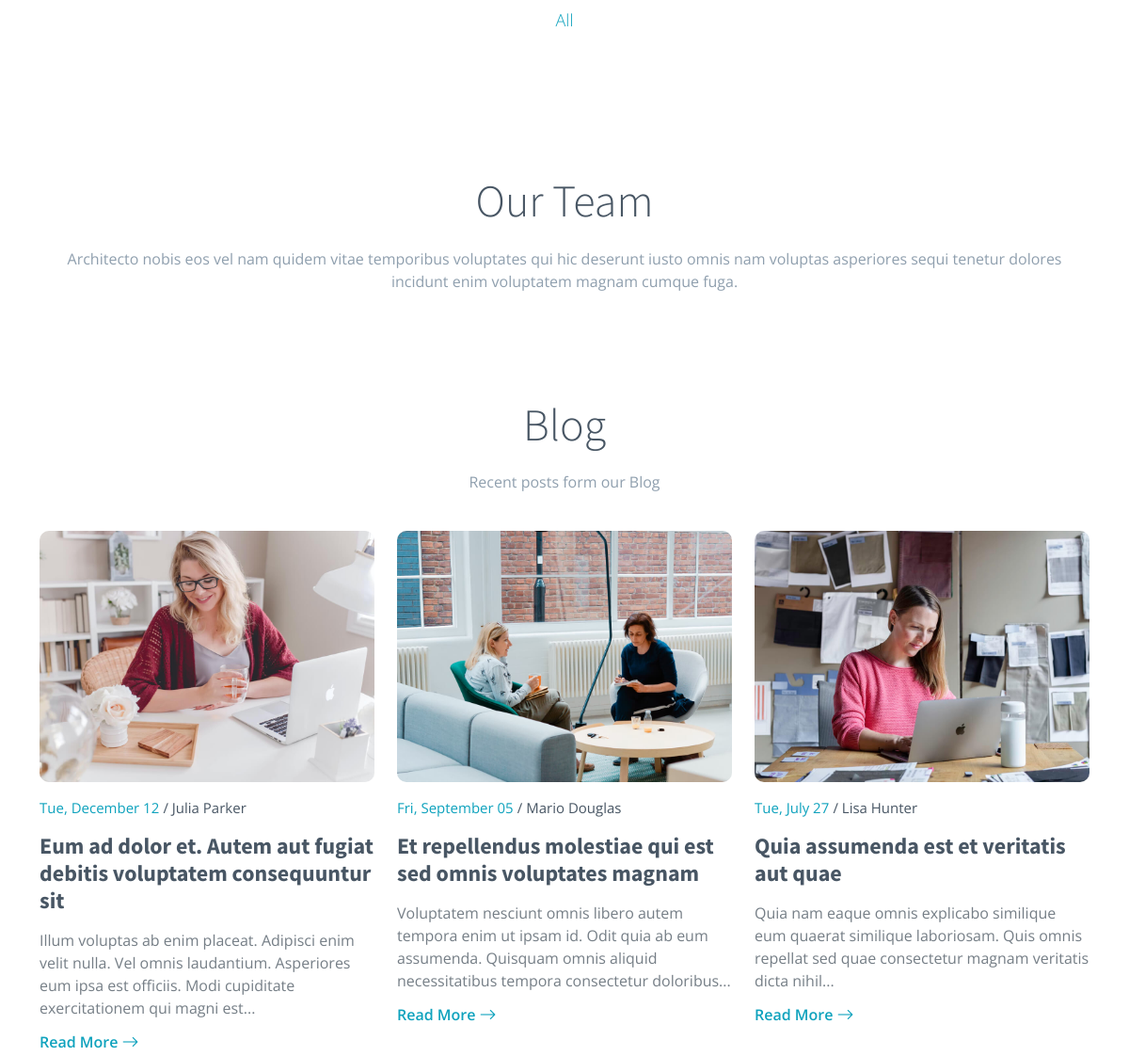
Before: / (middle part) with the older database file.
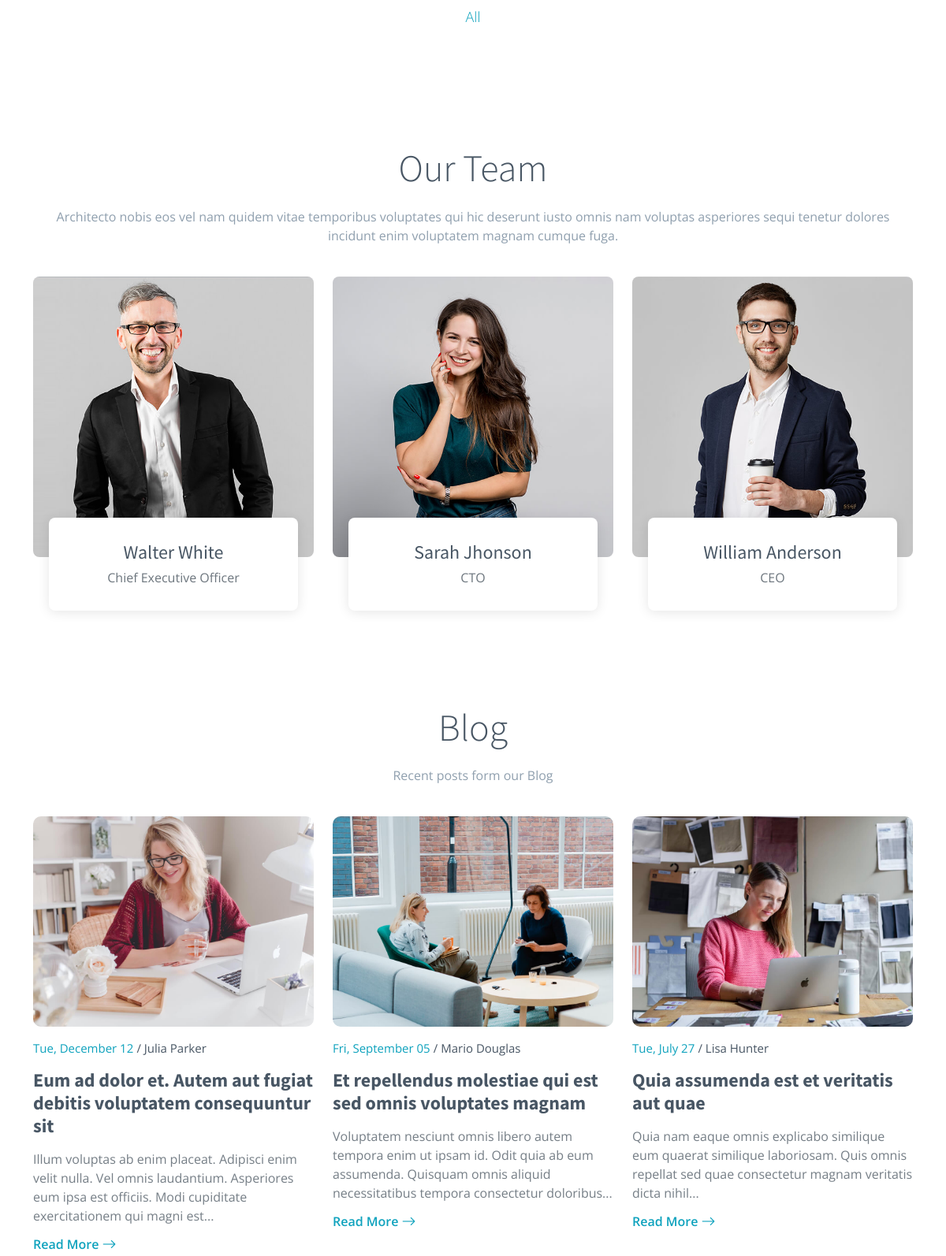
After: the same page with the newer database file.
### models.py (models this page shows)
class Teams(db.Model):
    Id=db.Column(db.Integer, primary_key=True, autoincrement=True)
    Name=db.Column(db.String(50))
    Profession=db.Column(db.String(50))
    Image=db.Column(db.String(100))
    TwitterAdress=db.Column(db.String(50))
    FacebookAdress=db.Column(db.String(50))
    InstagramAdress=db.Column(db.String(50))
    LinkedinAdress=db.Column(db.String(50))
    Order=db.Column(db.Integer)
    IsActive=db.Column(db.Boolean)
    images=db.relationship('TeamImages', backref='team_images', lazy=True)

### peoples/routes.py (the view)
@peoples_bp.route('/', methods=['GET','POST'])
def peoples_index():
    from run import db
    from models import Messages, NavLinks,Teams,Portfolio,PortfolioCategory,Clients,FeaturedServices,Services,Pricing,PricingOptions
    from admin.forms import MessageForm
    messageForm=MessageForm()
    navlinks=NavLinks.query.all()
    teams=Teams.query.filter_by(IsActive=True).order_by(Teams.Order)
    portfolios=Portfolio.query.all()
    categories=PortfolioCategory.query.all()
    clients=Clients.query.all()
    featuredservices=FeaturedServices.query.all()
    services=Services.query.all()
    pricings=Pricing.query.all()
    pricingoptions=PricingOptions.query.all()
    return render_template('peoples/index.html',messageForm=messageForm, navlinks=navlinks, teams=teams,portfolios=portfolios,categories=categories,PortfolioCategory=PortfolioCategory,clients=clients,featuredservices=featuredservices,services=services,pricings=pricings,PricingOptions=PricingOptions)

### peoples/templates/peoples/index.html (shortened to what this page needs)
<!DOCTYPE html>
<html lang="en">
<head>
  <link href="./peoples/static/assets/vendor/bootstrap/css/bootstrap.min.css" rel="stylesheet">
  <link href="./peoples/static/assets/vendor/bootstrap-icons/bootstrap-icons.css" rel="stylesheet">
  <link href="./peoples/static/assets/vendor/aos/aos.css" rel="stylesheet">
  <link href="./peoples/static/assets/vendor/glightbox/css/glightbox.min.css" rel="stylesheet">
  <link href="./peoples/static/assets/vendor/swiper/swiper-bundle.min.css" rel="stylesheet">
  <link href="./peoples/static/assets/css/variables.css" rel="stylesheet">
  <link href="./peoples/static/assets/css/main.css" rel="stylesheet">
</head>
<body>
  <main id="main">
    <section id="portfolio" class="portfolio" data-aos="fade-up">
      <div class="container">
        <div class="section-header">
        </div>
      </div>
      <div class="container-fluid" data-aos="fade-up" data-aos-delay="200">
        <div class="portfolio-isotope" data-portfolio-filter="*" data-portfolio-layout="masonry" data-portfolio-sort="original-order">
          <ul class="portfolio-flters">
            <li data-filter="*" class="filter-active">All</li>
          </ul>
        </div>
      </div>
    </section>
    <section id="team" class="team">
      <div class="container" data-aos="fade-up">
        <div class="section-header">
          <h2>Our Team</h2>
          <p>Architecto nobis eos vel nam quidem vitae temporibus voluptates qui hic deserunt iusto omnis nam voluptas asperiores sequi tenetur dolores incidunt enim voluptatem magnam cumque fuga.</p>
        </div>
        <div class="row gy-5">
          {% for team in teams %}
          <div class="col-xl-4 col-md-6 d-flex" data-aos="zoom-in" data-aos-delay="200">
            <div class="team-member">
              <div class="member-img">
                <img src="/static/uploads/{{team.Image}}" class="img-fluid" alt="">
              </div>
              <div class="member-info">
                <h4>{{team.Name}}</h4>
                <span>{{team.Profession}}</span>
              </div>
            </div>
          </div>
          {% endfor %}
        </div>
      </div>
    </section>
    <section id="recent-blog-posts" class="recent-blog-posts">
      <div class="container" data-aos="fade-up">
        <div class="section-header">
          <h2>Blog</h2>
          <p>Recent posts form our Blog</p>
        </div>
        <div class="row">
          <div class="col-lg-4" data-aos="fade-up" data-aos-delay="200">
            <div class="post-box">
              <div class="post-img"><img src="./peoples/static/assets/img/blog/blog-1.jpg" class="img-fluid" alt=""></div>
              <div class="meta">
                <span class="post-date">Tue, December 12</span>
                <span class="post-author"> / Julia Parker</span>
              </div>
              <h3 class="post-title">Eum ad dolor et. Autem aut fugiat debitis voluptatem consequuntur sit</h3>
              <p>Illum voluptas ab enim placeat. Adipisci enim velit nulla. Vel omnis laudantium. Asperiores eum ipsa est officiis. Modi cupiditate exercitationem qui magni est...</p>
              <a href="blog-details.html" class="readmore stretched-link"><span>Read More</span><i class="bi bi-arrow-right"></i></a>
            </div>
          </div>
          <div class="col-lg-4" data-aos="fade-up" data-aos-delay="400">
            <div class="post-box">
              <div class="post-img"><img src="./peoples/static/assets/img/blog/blog-2.jpg" class="img-fluid" alt=""></div>
              <div class="meta">
                <span class="post-date">Fri, September 05</span>
                <span class="post-author"> / Mario Douglas</span>
              </div>
              <h3 class="post-title">Et repellendus molestiae qui est sed omnis voluptates magnam</h3>
              <p>Voluptatem nesciunt omnis libero autem tempora enim ut ipsam id. Odit quia ab eum assumenda. Quisquam omnis aliquid necessitatibus tempora consectetur doloribus...</p>
              <a href="blog-details.html" class="readmore stretched-link"><span>Read More</span><i class="bi bi-arrow-right"></i></a>
            </div>
          </div>
          <div class="col-lg-4" data-aos="fade-up" data-aos-delay="600">
            <div class="post-box">
              <div class="post-img"><img src="./peoples/static/assets/img/blog/blog-3.jpg" class="img-fluid" alt=""></div>
              <div class="meta">
                <span class="post-date">Tue, July 27</span>
                <span class="post-author"> / Lisa Hunter</span>
              </div>
              <h3 class="post-title">Quia assumenda est et veritatis aut quae</h3>
              <p>Quia nam eaque omnis explicabo similique eum quaerat similique laboriosam. Quis omnis repellat sed quae consectetur magnam veritatis dicta nihil...</p>
              <a href="blog-details.html" class="readmore stretched-link"><span>Read More</span><i class="bi bi-arrow-right"></i></a>
            </div>
          </div>
        </div>
      </div>
    </section>
  </main>
</body>
</html>

### peoples/static/assets/css/variables.css (style rules this page uses)
:root { --font-default: 'Open Sans', system-ui, -apple-system, "Segoe UI", Roboto, "Helvetica Neue", Arial, "Noto Sans", "Liberation Sans", sans-serif, "Apple Color Emoji", "Segoe UI Emoji", "Segoe UI Symbol", "Noto Color Emoji"; --font-primary: 'Source Sans Pro', sans-serif; --font-secondary: 'Poppins', sans-serif; --color-default: #1a1f24; --color-default-rgb: 26, 31, 36; --color-links: #0ea2bd; --color-links-hover: #1ec3e0; --color-primary: #0ea2bd; --color-primary-light: #1ec3e0; --color-primary-dark: #0189a1; --color-primary-rgb: 14, 162, 189; --color-primary-light-rgb: 30, 195, 224; --color-primary-dark-rgb: 1, 137, 161; --color-secondary: #485664; --color-secondary-light: #8f9fae; --color-secondary-dark: #3a4753; --color-secondary-rgb: 72, 86, 100; --color-secondary-light-rgb: 143, 159, 174; --color-secondary-dark-rgb: 58, 71, 83; --color-blue: #0d6efd; --color-blue-rgb: 13, 110, 253; --color-indigo: #6610f2; --color-indigo-rgb: 102, 16, 242; --color-purple: #6f42c1; --color-purple-rgb: 111, 66, 193; --color-pink: #f3268c; --color-pink-rgb: 243, 38, 140; --color-red: #df1529; --color-red-rgb: 223, 21, 4; --color-orange: #fd7e14; --color-orange-rgb: 253, 126, 20; --color-yellow: #ffc107; --color-yellow-rgb: 255, 193, 7; --color-green: #059652; --color-green-rgb: 5, 150, 82; --color-teal: #20c997; --color-teal-rgb: 32, 201, 151; --color-cyan: #0dcaf0; --color-cyan-rgb: 13, 202, 240; --color-white: #ffffff; --color-white-rgb: 255, 255, 255; --color-gray: #6c757d; --color-gray-rgb: 108, 117, 125; --color-black: #000000; --color-black-rgb: 0, 0, 0; }
:root { --bs-blue: var(--color-blue); --bs-indigo: var(--color-indigo); --bs-purple: var(--color-purple); --bs-pink: var(--color-pink); --bs-red: var(--color-red); --bs-orange: var(--color-orange); --bs-yellow: var(--color-yellow); --bs-green: var(--color-green); --bs-teal: var(--color-teal); --bs-cyan: var(--color-cyan); --bs-white: var(--color-white); --bs-gray: var(--color-gray); --bs-gray-dark: #343a40; --bs-gray-100: #f8f9fa; --bs-gray-200: #e9ecef; --bs-gray-300: #dee2e6; --bs-gray-400: #ced4da; --bs-gray-500: #adb5bd; --bs-gray-600: #6c757d; --bs-gray-700: #495057; --bs-gray-800: #343a40; --bs-gray-900: #212529; --bs-primary: var(--color-blue); --bs-secondary: var(--color-blue); --bs-success: #198754; --bs-info: #0dcaf0; --bs-warning: #ffc107; --bs-danger: #dc3545; --bs-light: #f8f9fa; --bs-dark: #212529; --bs-primary-rgb: var(--color-primary-rgb); --bs-secondary-rgb: var(--color-secondary-rgb); --bs-success-rgb: 25, 135, 84; --bs-info-rgb: 13, 202, 240; --bs-warning-rgb: 255, 193, 7; --bs-danger-rgb: 220, 53, 69; --bs-light-rgb: 248, 249, 250; --bs-dark-rgb: 33, 37, 41; --bs-white-rgb: var(--color-white-rgb); --bs-black-rgb: var(--color-black-rgb); --bs-body-color-rgb: var(--color-default-rgb); --bs-body-bg-rgb: 255, 255, 255; --bs-font-sans-serif: var(--font-default); --bs-font-monospace: SFMono-Regular, Menlo, Monaco, Consolas, "Liberation Mono", "Courier New", monospace; --bs-gradient: linear-gradient(180deg, rgba(255, 255, 255, 0.15), rgba(255, 255, 255, 0)); --bs-body-font-family: var(--font-default); --bs-body-font-size: 1rem; --bs-body-font-weight: 400; --bs-body-line-height: 1.5; --bs-body-color: var(--color-default); --bs-body-bg: #fff; }

Changed rows visible on the page:
added Teams: Image (picture), Name "Walter White", Profession "Chief Executive Officer"
added Teams: Image (picture), Name "Sarah Jhonson", Profession "CTO"
added Teams: Image (picture), Name "William Anderson", Profession "CEO"
